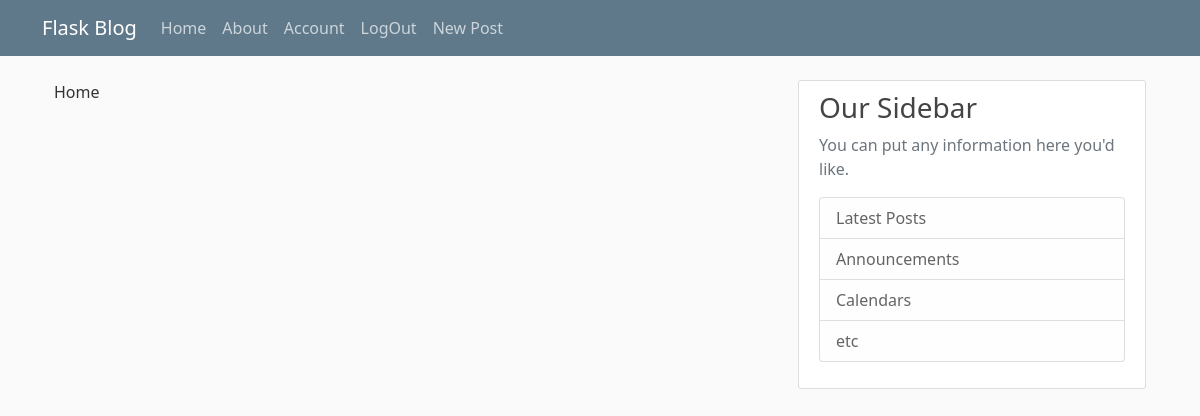
Page / (signed in) on the earlier database version.
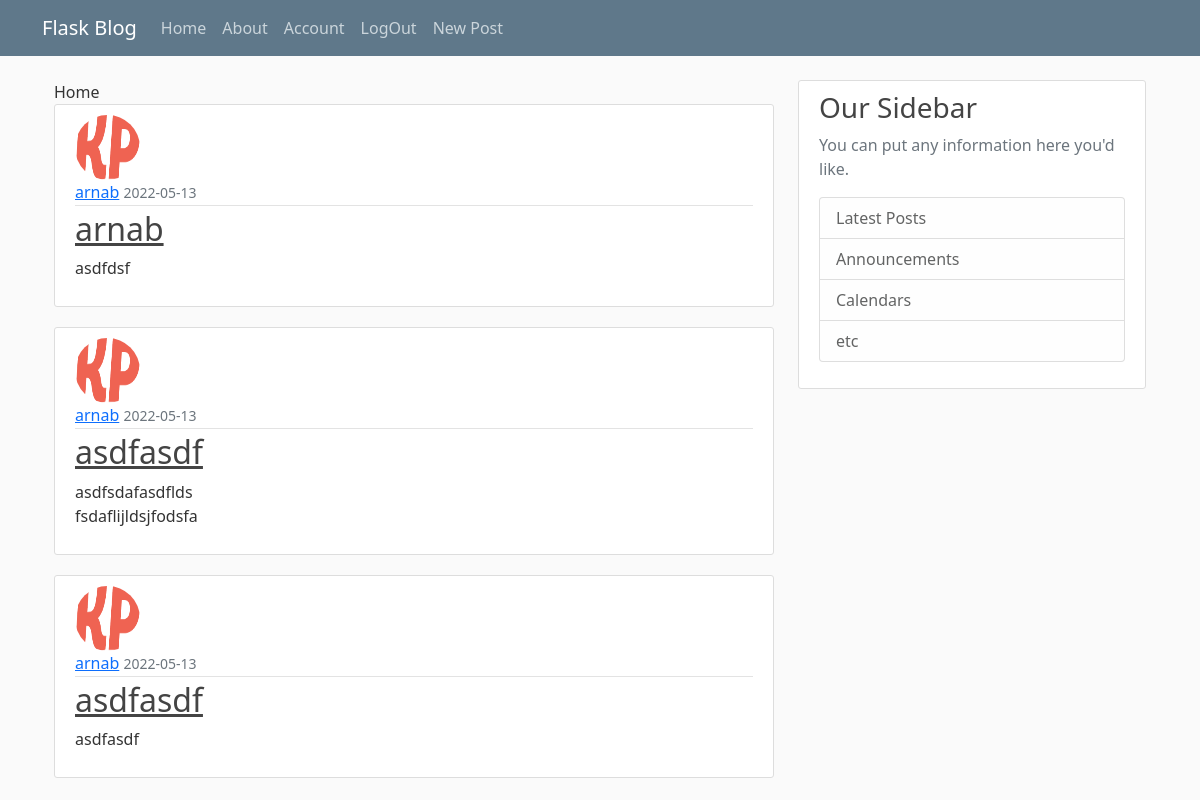
Same page on the later database version.
### blog/models.py (models this page shows, shortened)
class Post(db.Model , UserMixin):
    id = db.Column(db.Integer , primary_key=True)
    title = db.Column(db.String(120),nullable=False)
    date_posted = db.Column(db.DateTime,nullable=False,default=datetime.utcnow)
    content = db.Column(db.Text,nullable=False)
    user_id = db.Column(db.Integer,db.ForeignKey("user.id"),nullable=False)

class User(db.Model , UserMixin):
    id = db.Column(db.Integer , primary_key=True)
    username = db.Column(db.String(20),unique=True,nullable=False)
    email = db.Column(db.String(20),unique=True,nullable=False)
    image_file = db.Column(db.String(20),nullable=False , default="default.jpg") # not unique as all of them will have default image
    password = db.Column(db.String(60),nullable=False)
    posts = db.relationship("Post",backref="author",lazy=True)

### blog/routes.py (the view)
@app.route("/")
@login_required
def home():
    posts = Post.query.all()
    return render_template("home.html",post = posts)

### blog/models.py (called while the page is built)
@login_manager.user_loader
def load_user(user_id):
    return User.query.get(int(user_id)) #getting user by id

### blog/templates/home.html
{% extends 'layout.html' %}
{% block body %}
Home
{% for post in post %}
<article class="media content-section">
  <img class="rounded-circle article-img" src="{{ url_for('static', filename= post.author.image_file ) }}" alt="">
    <div class="media-body">
      <div class="article-metadata">
        <a class="mr-2" href="#">{{ post.author.username }}</a>
        <small class="text-muted">
          {{ post.date_posted.strftime("%Y-%m-%d") }}
        </small>
      </div>
      <h2><a class="article-title" href="{{ url_for('post',post_id=post.id) }}">{{ post.title }}</a></h2>
      <p class="article-content">{{ post.content }}</p>
    </div>
  </article>
{% endfor %}
{% endblock body %}

### blog/templates/layout.html (shortened to what this page needs)
<!DOCTYPE html>
<html lang="en">
<head>
    <link href="https://cdn.jsdelivr.net/npm/bootstrap@5.0.2/dist/css/bootstrap.min.css" rel="stylesheet"
>
    <link rel="stylesheet" href="{{ url_for('static', filename='main.css') }}">
</head>
<body>
    <header class="site-header">
        <nav class="navbar navbar-expand-md navbar-dark bg-steel fixed-top">
            <div class="container">
                <a class="navbar-brand mr-4" href="/">Flask Blog</a>
                <div class="collapse navbar-collapse" id="navbarToggle">
                    <div class="navbar-nav mr-auto">
                        <a class="nav-item nav-link" href="{{ url_for('home') }}">Home</a>
                        <a class="nav-item nav-link" href="{{ url_for('about') }}">About</a>
                    </div>
                    <div class="navbar-nav">
                        {% if current_user.is_authenticated %}
                        <a class="nav-item nav-link" href="{{ url_for('account') }}">Account</a>
                        <a class="nav-item nav-link" href="{{ url_for('logout') }}">LogOut</a>
                        <a class="nav-item nav-link" href="{{ url_for('new_post') }}">New Post</a>
                        {% else %}
                        <a class="nav-item nav-link" href="{{ url_for('login') }}">Login</a>
                        <a class="nav-item nav-link" href="{{ url_for('register') }}">Register</a>
                        {% endif %}
                    </div>
                </div>
            </div>
        </nav>
    </header>
    <div class="container">
        <main role="main" class="container">
            <div class="row">
                <div class="col-md-8">
                    {% block body %}
                    {% endblock body %}
                </div>
                <div class="col-md-4">
                    <div class="content-section">
                        <h3>Our Sidebar</h3>
                        <p class='text-muted'>You can put any information here you'd like.
                        <ul class="list-group">
                            <li class="list-group-item list-group-item-light">Latest Posts</li>
                            <li class="list-group-item list-group-item-light">Announcements</li>
                            <li class="list-group-item list-group-item-light">Calendars</li>
                            <li class="list-group-item list-group-item-light">etc</li>
                        </ul>
                        </p>
                    </div>
                </div>
            </div>
        </main>
    </div>
</body>
</html>

### blog/static/main.css (style rules this page uses)
body { background: #fafafa; color: #333333; margin-top: 5rem; }
h1, h2, h3, h4, h5, h6 { color: #444444; }
.bg-steel { background-color: #5f788a; }
.site-header .navbar-nav .nav-link { color: #cbd5db; }
.content-section { background: #ffffff; padding: 10px 20px; border: 1px solid #dddddd; border-radius: 3px; margin-bottom: 20px; }
.article-title { color: #444444; }
.article-content { white-space: pre-line; }
.article-img { height: 65px; width: 65px; margin-right: 16px; }
.article-metadata { padding-bottom: 1px; margin-bottom: 4px; border-bottom: 1px solid #e3e3e3 }

Differences in the rows shown:
added Post: image_file (picture), author.username "arnab", date_posted "2022-05-13", title "arnab", content "asdfdsf"
added Post: image_file (picture), author.username "arnab", date_posted "2022-05-13", title "asdfasdf", content "asdfsdafasdflds fsdaflijldsjfodsfa"
added Post: image_file (picture), author.username "arnab", date_posted "2022-05-13", title "asdfasdf", content "asdfasdf"
